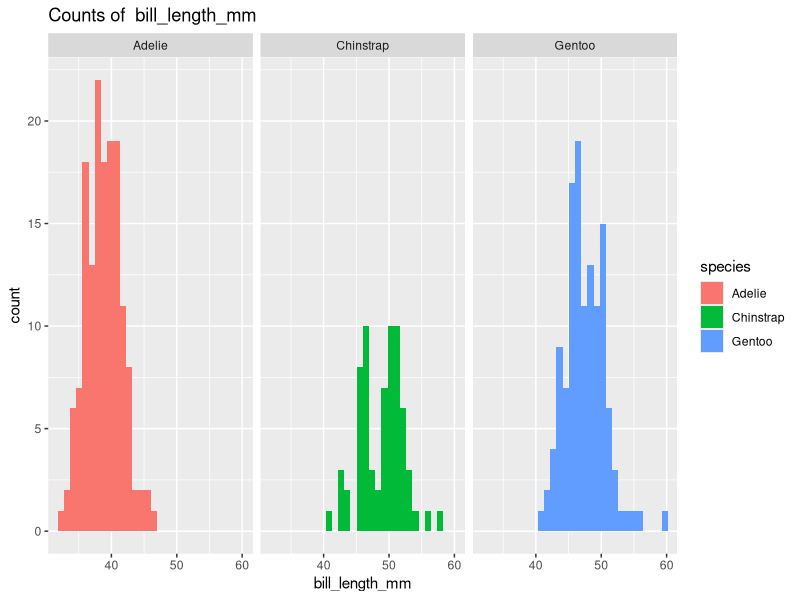
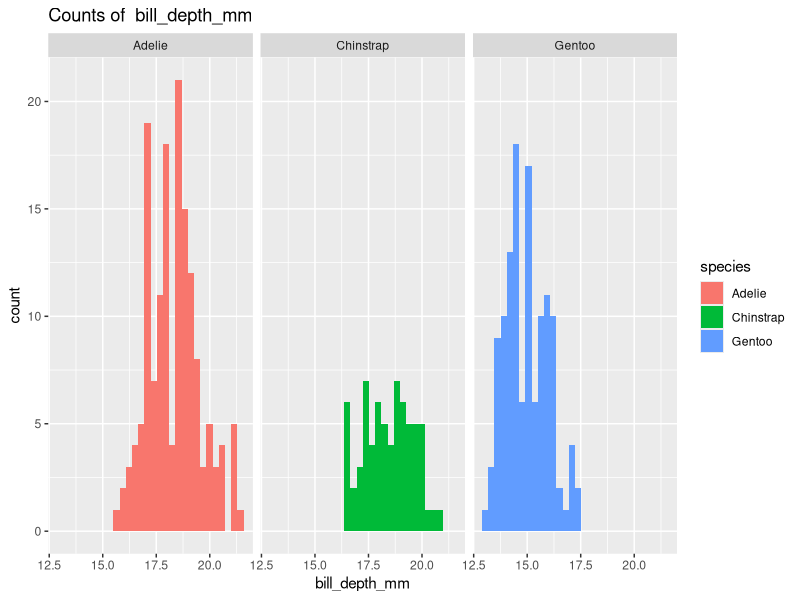
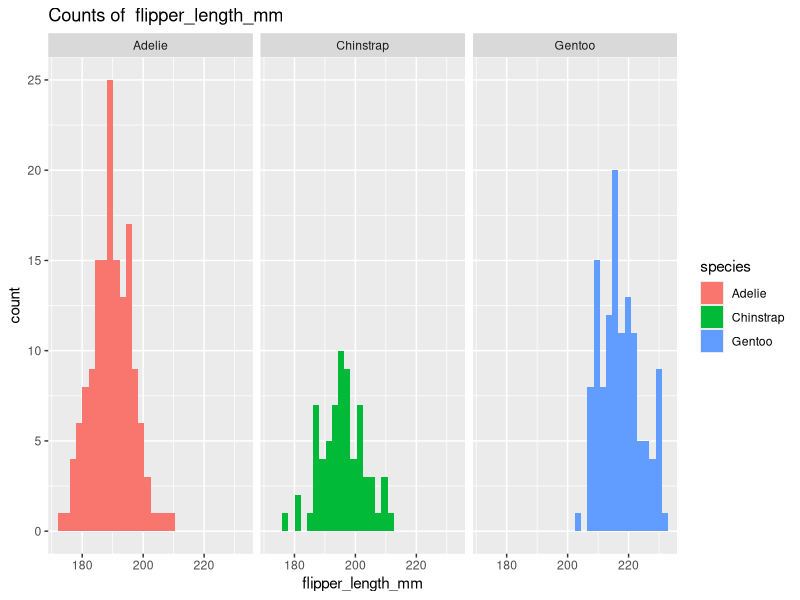
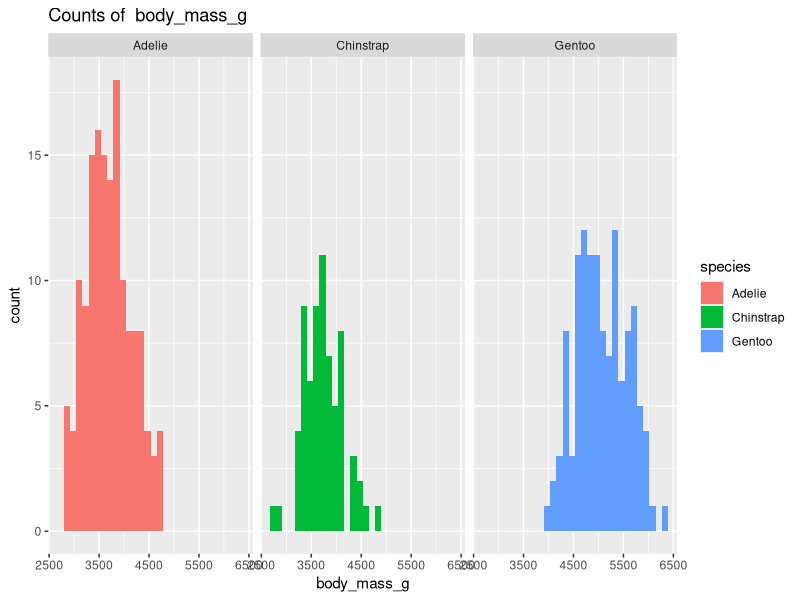

Here is the R script that generated these plots, in order:
# ============================================================================
# Author: Kelli Sugai 
# Course: PHB 228 Statistical Computing 
# Assignment: Homework 2 
# Date: 4/11/2025 
# The purpose of this script is to practice working with data structures, 
# mapping, and memory management. 
# ============================================================================

# *** PART 1: VERSION CONTROL SETUP 
repoLocation <- "https://github.com/kellisugai/hw2_sugai.git" 

# Load required packages. 
library(palmerpenguins)
library(dplyr)
library(ggplot2)
library(purrr)

# *** PART 2: DATA STRUCTURES
# -----------------------------------------------------------------------------
# 1. List Operations 
# -----------------------------------------------------------------------------

# Extract unique species from penguins data set.
data(penguins) # Load penguins data set. 
(species <- unique(penguins[1])) # Extract unique species. 

# Create a list where each element contains data for one species.
speciesData <- penguins %>%
  split(.$species)
names(speciesData)

# Add an attribute to each list element showing the sample size. 
sampleSize <- sapply(speciesData, nrow) # Get sample size for each species. 
attr(speciesData, "sample_size") <- sampleSize

# Demonstrate how to access the sample size attribute. 
attributes(speciesData)

# -----------------------------------------------------------------------------
# 2. Matrix vs. Data Frame
# -----------------------------------------------------------------------------

# Create a matrix containing only the numeric measurements from the penguins
# data set (bill length, bill depth, flipper length, body mass). 
  
# Change data type of year column so it won't be included. 
penguins$year <- as.character(as.factor(penguins$year))

# Select columns of penguins data set where type is numeric, store in a matrix.
numberPenguin <- as.matrix(select(penguins, where(is.numeric)))

# Check if type is correct. 
is.matrix(numberPenguin) # = TRUE, is a matrix.  

# Perform the same operation as a data frame. 
numbersDf <- data.frame(select(penguins, where(is.numeric)))

# Compare the results and explain any differences. 
head(numberPenguin)
head(numbersDf)
# While these look extremely similar, you'll notice that they are different if 
# you look at their type. 
typeof(numberPenguin)
typeof(numbersDf)
# The matrix is of type "double", while the data frame is a "list". This is 
# because a matrix is a 2-dimensional vector, and can only be of one type. 
# In our case, the type is double, so the entire matrix has a type "double". 
# By contrast, a data frame is a list of columns. 

# Describe when you would prefer each data structure (2-3 sentences). 
# A matrix is good when all of the data is the same type. A data frame is good 
# if you want to have multiple types of data. Additionally, it is easy to
# access variables of a data frame using the $ operator. I prefer to use 
# the data frame for most data analysis. 

# -----------------------------------------------------------------------------
# 3. Copy-on-Modify 
# -----------------------------------------------------------------------------

# Create a vector x with values 1:5. 
x <- 1:5

# Create a reference y pointing to the same vector. 
y <- x

# Modify y and explain what happens to x. 
y <- 1:3
print(y) # 1 2 3 
print(x) # 1 2 3 4 5 
# While y is modified, x remains unchanged. 

# Explain how this behavior differs from languages like Python or Java. 
# In Python, assigning one variable to another does not automatically create 
# a copy. Instead, they both point to the same location where the information 
# is stored. Because of this, modifying the new variable will modify the old 
# one as well. By contrast, in R, when you modify the new variable it will 
# automatically make a copy -- leaving the original variable unchanged. 

# *** PART 3: MAP FUNCTIONS 
# -----------------------------------------------------------------------------
# 4. Base R Apply Functions 
# -----------------------------------------------------------------------------

# Use lapply() to calculate the mean of each numeric variable in the 
# penguins data set (excluding NA's). 
(lMeans <- lapply(numbersDf, mean, na.rm = T))

# Use tapply() to find the mean body mass by species. 
(massSpecies <- tapply(
  X = penguins$body_mass_g,
  INDEX = penguins$species,
  FUN = function(x) mean(x, na.rm = TRUE)
)) 

# Use tapply() again to find the mean body mass by both species and sex. 
(massTwo <- tapply(
  X = penguins$body_mass_g, 
  INDEX = list(penguins$species, penguins$sex), 
  FUN = function(x) mean(x, na.rm = TRUE)
))

# Compare the output types from each function (1-2 sentences). 
typeof(lMeans) # "list" 
typeof(massSpecies) # "double" 
typeof(massTwo) # "double"

# The output of lapply() is always a list, but the output of tapply() is
# dependent on the input and the grouping factor. 

# -----------------------------------------------------------------------------
# 5. Purrr Map Functions 
# -----------------------------------------------------------------------------

# Rewrite the first task from question 4 using map_dbl(). 
(dblMeans <- map_dbl(.x = numbersDf, .f = mean, na.rm = T))

# Use map2() to calculate the ratio of bill length to bill depth
# for each species. 
(bill_ratio <- map2_dbl(
  .x = map(speciesData, "bill_length_mm"),
  .y = map(speciesData, "bill_depth_mm"),
  .f = ~ mean(.x / .y, na.rm = TRUE)
))

attr(speciesData, "bill_ratio") <- bill_ratio # Add as an attribute to our list. 
attributes(speciesData)

# Create a list where each element contains a different statistic 
# (mean, median, sd) for each measurement variable. 

listVariables <- c(penguins[,3:6]) # Make list of measurement variables. 
(summaryPenguin <- map(
  listVariables,
  ~list(
    mean = mean(.x, na.rm = T), 
    median = median(.x, na.rm = T), 
    sd = sd(.x, na.rm = T)
  )
))

# Explain which approach you prefer (base R vs purrr) and why (2-3 sentences). 

# Personally, I prefer the base R approach. This is because the arguments of 
# the apply() functions are easy for me to understand. Purrr is very similar, 
# but I don't find map() to be as intuitive. 


# -----------------------------------------------------------------------------
# 6. Practical Applications 
# -----------------------------------------------------------------------------

# Use the map pattern to create a separate histogram for each numeric variable 
# in the penguins data set. Each histogram should:
  # – Have an appropriate title based on the variable name
  # – Use faceting to show separate histograms by species
  # – Use a color palette that distinguishes between species
(histogramPenguin <- map2(
  .x = listVariables, # Numeric variables. 
  .y = names(listVariables), # Variable names. 
  .f = function(variable, namesOf){
      ggplot(data = penguins, 
             mapping = aes(x = .data[[namesOf]], fill = species)) + 
      geom_histogram() + 
      facet_wrap(~species) + 
      labs(title = paste("Counts of ", namesOf))
      }
  ))

# Write a brief explanation (2-3 sentences) of how this approach is more
# efficient than writing separate code for each plot. 

# This is more efficient than writing separate code for each plot because it 
# allows me to repeat the same settings of the plot without needing to 
# actually rewrite the code. If I had done this separately, it would have taken 
# 3 times as many lines of code. 

# *** PART 4: MEMORY MANAGEMENT
# -----------------------------------------------------------------------------
# 7. Efficient Code  
# -----------------------------------------------------------------------------

# The following code is inefficient. Rewrite it using pre-allocation:
  # result <- numeric(0)
  # for(i in 1:10000) {result <- c(result, iˆ2)} 

result <- numeric(10000)
for(i in 1:10000) {
  result[i] <- i^2
  } 

# Compare the execution time of your version vs. the original using system.time().
originalTime <- system.time({
  result <- numeric(0)
  for(i in 1:10000){
    result <- c(result, i^2)
  }
})

revisedTime <- system.time({
  result <- numeric(10000)
  for(i in 1:10000) {
    result[i] <- i^2
  } 
})

originalTime - revisedTime
#    user  system elapsed 
#   0.05    0.04    0.20 

# Explain why your version is more efficient in terms of R’s memory model
# (2-3 sentences). 

# My version is more efficient because it does not recopy and rebuild a 
# large vector every time it is run. Because of copy-on-modify, the original 
# method is creating a new copy of the vector for each iteration of the loop. 
# Mine instead modifies an existing vector. 


# -----------------------------------------------------------------------------
# 8. Data Structure Selection  
# -----------------------------------------------------------------------------

# For each of the following scenarios, identify the most appropriate data
# structure and explain why. 

# a. Storing patient IDs and their blood pressure readings. 
# Data frame as it allows us to combine multiple types of data in one 
# structure. In this case, patient IDs (integer or character) and blood pressure
# readings (double). 

# b. Representing a correlation matrix between 5 variables. 
# A matrix, as we only need to store one type of data and it can be efficiently 
# computed with. 

# c. Organizing multiple statistical models applied to different subsets of data. 
# A list with attributes. We can store models as elements in the list, and use 
# the names attribute to add their names, and other attributes to organize 
# relevant metadata. 

# d. Storing latitude and longitude coordinates for map plotting. 
# A data frame so that we can easily use base R plotting functions or ggplot2 
# to represent the data. 
